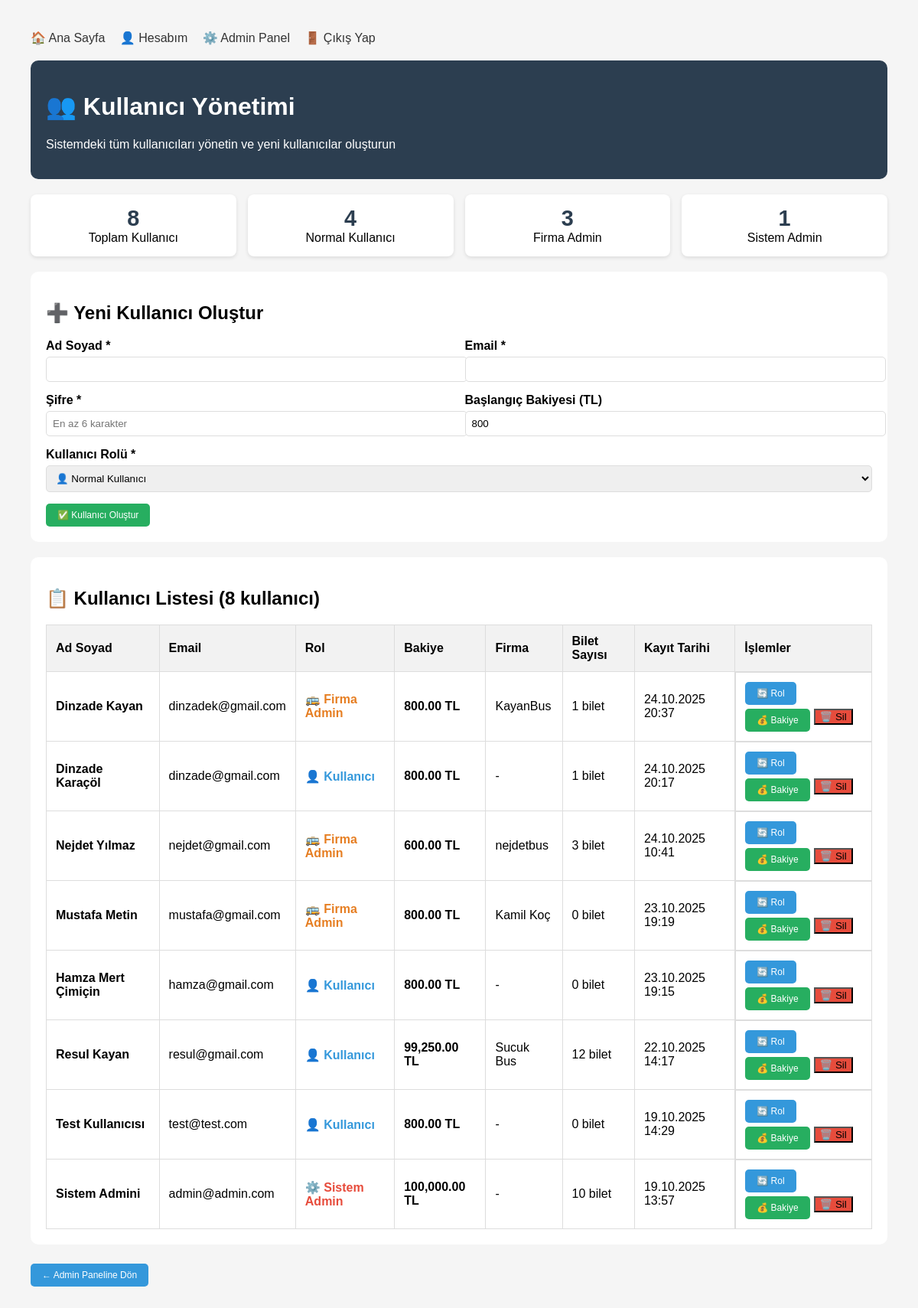
The app's page /pages/admin/kullanici-yonetimi.php (signed in) with its own data.
### tables this page shows
CREATE TABLE "users" (
        id TEXT PRIMARY KEY,
        full_name TEXT,  -- BU SATIR DÜZELDİ: NOT NULL
        email TEXT UNIQUE NOT NULL,
        role TEXT NOT NULL CHECK(role IN ('user', 'company', 'admin')),
        password TEXT NOT NULL,
        company_id TEXT,
        balance REAL DEFAULT 800.0,
        created_at DATETIME DEFAULT CURRENT_TIMESTAMP,
        FOREIGN KEY (company_id) REFERENCES bus_company(id)
    );

### pages/admin/kullanici-yonetimi.php (the view, shortened to what this page needs)
<?php
try {
    $db = getDB();
    $stmt = $db->query("
        SELECT u.*,
               bc.name as firma_adi,
               (SELECT COUNT(*) FROM tickets WHERE user_id = u.id) as bilet_sayisi,
               (SELECT COUNT(*) FROM user_coupons WHERE user_id = u.id) as kupon_sayisi
        FROM users u
        LEFT JOIN bus_company bc ON u.company_id = bc.id
        ORDER BY u.created_at DESC
    ");
    $kullanicilar = $stmt->fetchAll(PDO::FETCH_ASSOC);
} catch (Exception $e) {
    $kullanicilar = [];
    $hata_liste = "Kullanıcılar yüklenirken hata: " . $e->getMessage();
}
?>
<!DOCTYPE html>
<html lang="tr">
<head>
</head>
<body>
    <div class="nav">
        <a href="../../index.php">🏠 Ana Sayfa</a>
        <a href="../hesabim.php">👤 Hesabım</a>
        <a href="index.php">⚙️ Admin Panel</a>
        <a href="../logout.php">🚪 Çıkış Yap</a>
    </div>
    <div class="admin-header">
        <h1>👥 Kullanıcı Yönetimi</h1>
        <p>Sistemdeki tüm kullanıcıları yönetin ve yeni kullanıcılar oluşturun</p>
    </div>
    <div class="quick-stats">
        <div class="stat-card">
            <div class="stat-number"><?php echo count($kullanicilar); ?></div>
            <div>Toplam Kullanıcı</div>
        </div>
        <div class="stat-card">
            <div class="stat-number"><?php echo count(array_filter($kullanicilar, fn($k) => $k['role'] === 'user')); ?></div>
            <div>Normal Kullanıcı</div>
        </div>
        <div class="stat-card">
            <div class="stat-number"><?php echo count(array_filter($kullanicilar, fn($k) => $k['role'] === 'company')); ?></div>
            <div>Firma Admin</div>
        </div>
        <div class="stat-card">
            <div class="stat-number"><?php echo count(array_filter($kullanicilar, fn($k) => $k['role'] === 'admin')); ?></div>
            <div>Sistem Admin</div>
        </div>
    </div>
    <div class="form-container">
        <h2>➕ Yeni Kullanıcı Oluştur</h2>
        <form method="POST">
            <div style="display: grid; grid-template-columns: 1fr 1fr; gap: 15px;">
                <div class="form-group">
                    <label for="full_name">Ad Soyad *</label>
                    <input type="text" name="full_name" id="full_name" required
                           value="<?php echo htmlspecialchars($_POST['full_name'] ?? ''); ?>">
                </div>
                <div class="form-group">
                    <label for="email">Email *</label>
                    <input type="email" name="email" id="email" required
                           value="<?php echo htmlspecialchars($_POST['email'] ?? ''); ?>">
                </div>
            </div>
            <div style="display: grid; grid-template-columns: 1fr 1fr; gap: 15px;">
                <div class="form-group">
                    <label for="password">Şifre *</label>
                    <input type="password" name="password" id="password" required
                           minlength="6" placeholder="En az 6 karakter">
                </div>
                <div class="form-group">
                    <label for="balance">Başlangıç Bakiyesi (TL)</label>
                    <input type="number" name="balance" id="balance"
                           value="<?php echo htmlspecialchars($_POST['balance'] ?? '800'); ?>"
                           min="0" step="0.01">
                </div>
            </div>
            <div class="form-group">
                <label for="role">Kullanıcı Rolü *</label>
                <select name="role" id="role" required onchange="toggleFirmaSelection()">
                    <option value="user" <?php echo ($_POST['role'] ?? '') === 'user' ? 'selected' : ''; ?>>👤 Normal Kullanıcı</option>
                </select>
            </div>
            <button type="submit" class="btn btn-success">✅ Kullanıcı Oluştur</button>
        </form>
    </div>
    <div class="list-container">
        <h2>📋 Kullanıcı Listesi (<?php echo count($kullanicilar); ?> kullanıcı)</h2>
        <?php if (empty($kullanicilar)): ?>
            <p>Henüz kullanıcı bulunmamaktadır.</p>
        <?php else: ?>
            <table class="kullanici-table">
                <thead>
                    <tr>
                        <th>Ad Soyad</th>
                        <th>Email</th>
                        <th>Rol</th>
                        <th>Bakiye</th>
                        <th>Firma</th>
                        <th>Bilet Sayısı</th>
                        <th>Kayıt Tarihi</th>
                        <th>İşlemler</th>
                    </tr>
                </thead>
                <tbody>
                    <?php foreach ($kullanicilar as $kullanici): ?>
                        <tr>
                            <td><strong><?php echo htmlspecialchars($kullanici['full_name'] ?: '-'); ?></strong></td>
                            <td><?php echo htmlspecialchars($kullanici['email']); ?></td>
                            <td>
                                <span class="role-<?php echo $kullanici['role']; ?>">
                                    <?php
                                    $roller = [
                                        'user' => '👤 Kullanıcı',
                                        'company' => '🚌 Firma Admin',
                                        'admin' => '⚙️ Sistem Admin'
                                    ];
                                    echo $roller[$kullanici['role']] ?? $kullanici['role'];
                                    ?>
                                </span>
                            </td>
                            <td><strong><?php echo number_format($kullanici['balance'], 2); ?> TL</strong></td>
                            <td><?php echo htmlspecialchars($kullanici['firma_adi'] ?: '-'); ?></td>
                            <td><?php echo $kullanici['bilet_sayisi']; ?> bilet</td>
                            <td><?php echo date('d.m.Y H:i', strtotime($kullanici['created_at'])); ?></td>
                            <td class="action-buttons">
                                <button class="btn" onclick="openRolModal('<?php echo $kullanici['id']; ?>', '<?php echo $kullanici['role']; ?>', '<?php echo htmlspecialchars($kullanici['full_name'] ?: $kullanici['email']); ?>')">
                                    🔄 Rol
                                </button>
                                <button class="btn btn-success" onclick="openBakiyeModal(
                                    '<?php echo $kullanici['id']; ?>',
                                    '<?php echo htmlspecialchars($kullanici['full_name'] ?: $kullanici['email']); ?>',
                                    <?php echo $kullanici['balance']; ?>
                                )">
                                    💰 Bakiye
                                </button>
                                <form method="POST" style="display: inline;" onsubmit="return confirm('Bu kullanıcıyı silmek istediğinizden emin misiniz?')">
                                    <button type="submit" class="btn-danger">🗑️ Sil</button>
                                </form>
                            </td>
                        </tr>
                    <?php endforeach; ?>
                </tbody>
            </table>
        <?php endif; ?>
    </div>
    <div style="margin-top: 30px;">
        <a href="index.php" class="btn">← Admin Paneline Dön</a>
    </div>
</body>
</html>

### pages/admin/kullanici-yonetimi.php (style rules this page uses)
body { font-family: Arial, sans-serif; margin: 40px; background: #f5f5f5; }
.admin-header { background: #2c3e50; color: white; padding: 20px; border-radius: 10px; margin-bottom: 20px; }
.nav { margin-bottom: 20px; }
.nav a { margin-right: 15px; text-decoration: none; color: #333; }
.form-container, .list-container { background: white; padding: 20px; border-radius: 10px; margin: 20px 0; }
.kullanici-table { width: 100%; border-collapse: collapse; margin-top: 20px; }
.kullanici-table th, .kullanici-table td { border: 1px solid #ddd; padding: 12px; text-align: left; }
.kullanici-table th { background: #f2f2f2; }
.action-buttons { display: flex; gap: 5px; flex-wrap: wrap; }
.btn { padding: 8px 15px; background: #3498db; color: white; border: none; border-radius: 5px; cursor: pointer; text-decoration: none; font-size: 12px; }
.btn-danger { background: #e74c3c; }
.btn-success { background: #27ae60; }
.role-user { color: #3498db; font-weight: bold; }
.role-company { color: #e67e22; font-weight: bold; }
.role-admin { color: #e74c3c; font-weight: bold; }
.form-group { margin-bottom: 15px; }
label { display: block; margin-bottom: 5px; font-weight: bold; }
input, select { width: 100%; padding: 8px; border: 1px solid #ddd; border-radius: 5px; }
.quick-stats { display: grid; grid-template-columns: repeat(4, 1fr); gap: 15px; margin: 20px 0; }
.stat-card { background: white; padding: 15px; border-radius: 8px; text-align: center; box-shadow: 0 2px 5px rgba(0,0,0,0.1); }
.stat-number { font-size: 1.8em; font-weight: bold; color: #2c3e50; }

### records on screen
users: full_name "Dinzade Kayan", email "dinzadek@gmail.com", role "🚌 Firma Admin", balance "800.00", firma_adi "KayanBus", bilet_sayisi "1", created_at "24.10.2025 20:37"
users: full_name "Dinzade Karaçöl", email "dinzade@gmail.com", role "👤 Kullanıcı", balance "800.00", firma_adi "-", bilet_sayisi "1", created_at "24.10.2025 20:17"
users: full_name "Nejdet Yılmaz", email "nejdet@gmail.com", role "🚌 Firma Admin", balance "600.00", firma_adi "nejdetbus", bilet_sayisi "3", created_at "24.10.2025 10:41"
users: full_name "Mustafa Metin", email "mustafa@gmail.com", role "🚌 Firma Admin", balance "800.00", firma_adi "Kamil Koç", bilet_sayisi "0", created_at "23.10.2025 19:19"
users: full_name "Hamza Mert Çimiçin", email "hamza@gmail.com", role "👤 Kullanıcı", balance "800.00", firma_adi "-", bilet_sayisi "0", created_at "23.10.2025 19:15"
users: full_name "Resul Kayan", email "resul@gmail.com", role "👤 Kullanıcı", balance "99,250.00", firma_adi "Sucuk Bus", bilet_sayisi "12", created_at "22.10.2025 14:17"
users: full_name "Test Kullanıcısı", email "test@test.com", role "👤 Kullanıcı", balance "800.00", firma_adi "-", bilet_sayisi "0", created_at "19.10.2025 14:29"
users: full_name "Sistem Admini", email "admin@admin.com", role "⚙️ Sistem Admin", balance "100,000.00", firma_adi "-", bilet_sayisi "10", created_at "19.10.2025 13:57"

### other values on screen
count($kullanicilar) "8"
count(array_filter($kullanicilar, fn($k) => $k['role'] === 'user')) "4"
count(array_filter($kullanicilar, fn($k) => $k['role'] === 'company')) "3"
count(array_filter($kullanicilar, fn($k) => $k['role'] === 'admin')) "1"
